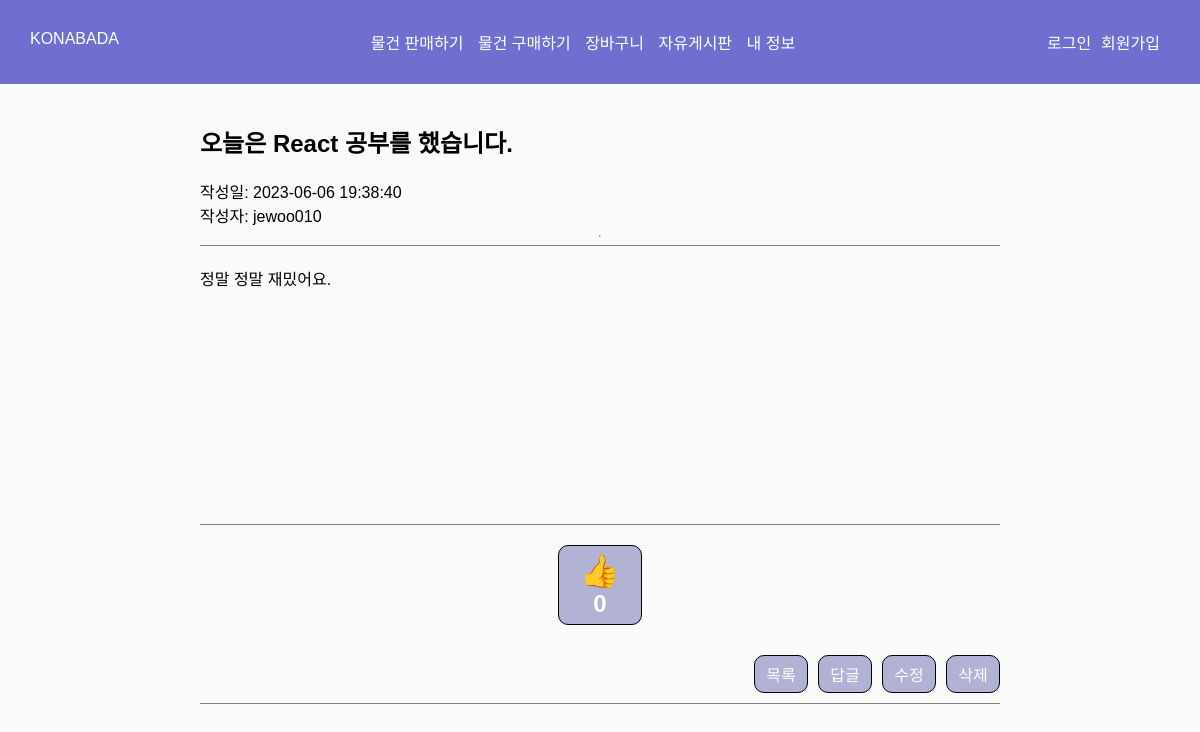
/course/boardView.php?bid=22, run on the app's committed database.
### tables this page shows
CREATE TABLE `board` (
  `bid` int(11) NOT NULL,
  `userid` varchar(45) DEFAULT NULL,
  `subject` varchar(245) DEFAULT NULL,
  `content` text DEFAULT NULL,
  `regdate` datetime DEFAULT current_timestamp(),
  `modifydate` datetime DEFAULT NULL,
  `status` tinyint(1) DEFAULT 1,
  `parent_id` int(11) DEFAULT NULL,
  `likes` int(11) NOT NULL DEFAULT 0
);

### course/boardView.php (the view, shortened to what this page needs)
<?php
include $_SERVER["DOCUMENT_ROOT"]."/course/components/header.php";
$bid=$_GET["bid"];
$result = $mysqli->query("select * from board where bid=".$bid) or die("query error => ".$mysqli->error);
$rs = $result->fetch_object();
?>
<head>
    <link href="css/navbar.css" rel="stylesheet">
    <link href="css/boardView.css" rel="stylesheet">
</head>
<body>
    <div class="navbar">
        <div class="nav-container">
            <div class=logo>
                <a href="/course/index.php">KONABADA</a>
            </div>
            <div class="function">
                <a href="/course/sell.php">물건 판매하기</a>
                <a href="/course/items.php">물건 구매하기</a>
                <a href="/course/cart.php">장바구니</a>
                <a href="/course/board.php">자유게시판</a>
                <a href="/course/mypage.php">내 정보</a>
            </div>
            <div class="login">
                <a href="/course/member/login.php">로그인</a>
                <a href="/course/member/signup.php">회원가입</a>
            </div>
        </div>
    </div>
    <div class="blog-post">
        <div>
            <h2 class="blog-post-title"><?php echo $rs->subject;?></h2>
            <div class="blog-post-meta">작성일: <?php echo $rs->regdate;?> </div>
            <div>작성자: <a href="#"><?php echo $rs->userid;?></a></div>
        </div>
        <hr>
        <div class="blog-content">
            <?php echo $rs->content;?>
        </div>
        <div class="like">
            <div class="like-button" onclick="location.href='/course/boardLike.php?bid=<?php echo $rs->bid;?>'">👍
                <div class="like-count"> <?php echo $rs->likes;?></div>
            </div>
            <nav class="blog-pagination" aria-label="Pagination">
                <a class="btn-function" href="/course/board.php">목록</a>
                <a class="btn-function" href="/course/write.php?parent_id=<?php echo $rs->bid;?>">답글</a>
                <a class="btn-function" href="/course/write.php?bid=<?php echo $rs->bid;?>">수정</a>
                <a class="btn-function" href="/course/delete.php?bid=<?php echo $rs->bid;?>">삭제</a>
            </nav>
        </div>
    </div>
</body>

### course/css/navbar.css (style rules this page uses)
body { background-color: white; }
.nav-container { margin: 0 auto; padding: 20px; display: flex; justify-content: space-between; }
.navbar { background-color: rgb(111, 111, 208); color: #fff; padding: 10px; }
.navbar a { color: #fff; text-decoration: none; margin-right: 10px; }
.login { display: flex; justify-content: space-between; align-items: center; }

### course/css/boardView.css (style rules this page uses)
body { font-family: Arial, sans-serif; margin: 0; padding: 0; background-color: #fafafa; }
.blog-post { display: flex; padding: 20px; flex-direction: column; justify-content: space-between; margin: 0 auto; width: 800px; height: 600px; }
.blog-content { margin: 0 auto; height: 500px; width: 100%; padding-top: 20px; border-top: 0.5px solid gray; border-bottom: 0.5px solid gray; }
.blog-pagination { display: flex; justify-content: flex-end; gap: 10px; padding-top: 10px; border-bottom: 0.5px solid gray; padding-bottom: 10px; }
a { text-decoration: none; color: black; }
.btn-function { display: flex; justify-content: center; border: 0.5px solid black; width: 40px; border-radius: 10px; padding: 6px; text-decoration: none; color: rgb(255, 252, 252); background-color: rgb(178, 178, 213); }
.like-button { margin: 0 auto; margin-bottom: 20px; margin-top: 20px; display: flex; flex-direction: column; justify-content: center; align-items: center; border: 0.5px solid black; width: 70px; font-size: 32px; border-radius: 10px; padding: 6px; text-decoration: none; color: rgb(255, 252, 252); background-color: rgb(178, 178, 213); }
.like-count { font-weight: bold; font-size: 24px; }

### data on the page
board: subject "오늘은 React 공부를 했습니다.", regdate "2023-06-06 19:38:40", userid "jewoo010", content "정말 정말 재밌어요.", likes "0"
